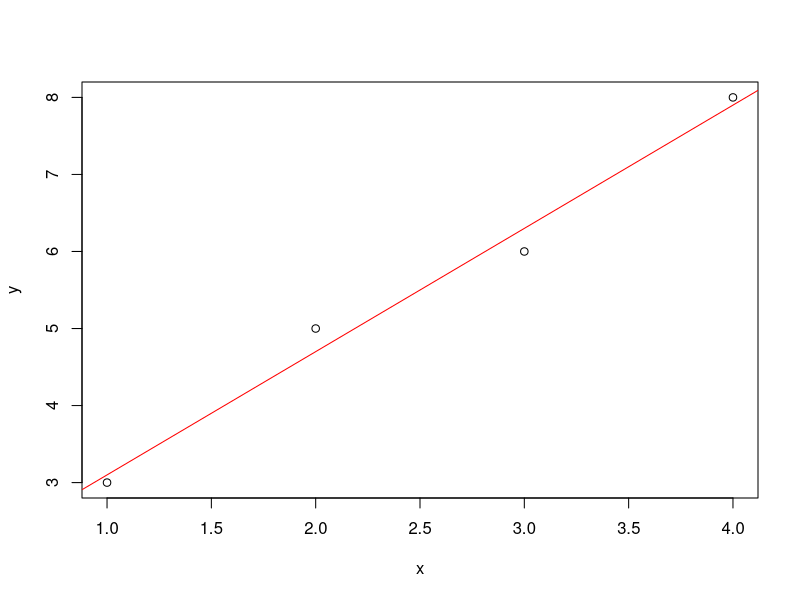

Reproduce this figure in R.
x <-  c(1,2,3,4)
y <- c(3,5,6,8)
dados <- data.frame(x,y)
model <- lm(y~x,dados)
plot(y ~ x)
abline(model, col = "red")
print(summary(model))

#(10*63 - 22*30)/(100 - 4*30)
